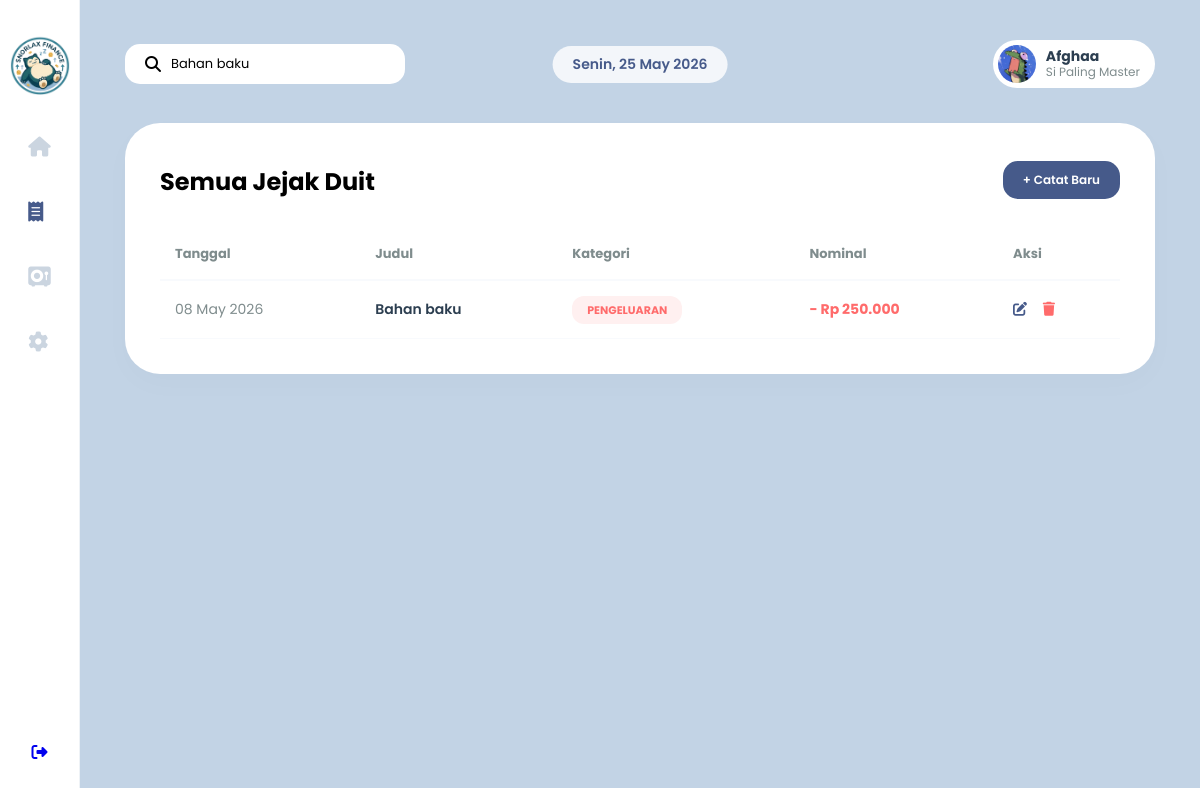
The app's page /fitur/riwayat.php?cari=Bahan baku (signed in) with its own data.
### tables this page shows
CREATE TABLE `transaksi` (
  `id` int NOT NULL,
  `user_id` int DEFAULT NULL,
  `judul` varchar(100) DEFAULT NULL,
  `tipe` varchar(50) DEFAULT NULL,
  `nominal` decimal(15,2) DEFAULT NULL,
  `tanggal` timestamp NULL DEFAULT CURRENT_TIMESTAMP
);

### config/koneksi.php (called while the page is built, shortened)
<?php
function formatRupiah(int $angka)
{
    return "Rp " . number_format($angka, 0, ',', '.');
}

### fitur/riwayat.php (the view, shortened to what this page needs)
<?php
require_once "../config/koneksi.php";
$user_id = $_SESSION['user_id'];
$keyword = $_GET['cari'] ?? '';
$query = "SELECT * FROM transaksi WHERE user_id = '$user_id' AND judul LIKE '%$keyword%' ORDER BY tanggal DESC";
$result = mysqli_query($conn, $query);
$daftar_hari = ['Sunday' => 'Minggu', 'Monday' => 'Senin', 'Tuesday' => 'Selasa', 'Wednesday' => 'Rabu', 'Thursday' => 'Kamis', 'Friday' => 'Jumat', 'Saturday' => 'Sabtu'];
$tanggal_sekarang = $daftar_hari[date('l')] . ", " . date('d M Y');
?>
<!DOCTYPE html>
<html lang="id">
<head>
    <link rel="stylesheet" href="../css/dashboard.css">
    <link rel="stylesheet" href="../css/riwayat.css">
    <link rel="stylesheet" href="https://cdnjs.cloudflare.com/ajax/libs/font-awesome/6.5.0/css/all.min.css">
</head>
<body>
    <div class="app-container">
        <aside class="sidebar">
            <div class="logo">
                <img src="../assets/img/logo.png" alt="Logo">
            </div>
            <nav class="menu">
                <a href="../auth/dashboard.php"><i class="fa-solid fa-house"></i></a>
                <a href="riwayat.php" class="active"><i class="fa-solid fa-receipt"></i></a>
                <a href="vault.php"><i class="fa-solid fa-vault"></i></a>
                <a href="setting.php"><i class="fa-solid fa-gear"></i></a>
            </nav>
            <div class="sidebar-bottom">
                <a href="../auth/logout.php"><i class="fa-solid fa-right-from-bracket"></i></a>
            </div>
        </aside>
        <main class="main-content">
            <header class="topbar">
                <form action="riwayat.php" method="GET" class="search-box">
                    <i class="fa-solid fa-magnifying-glass"></i>
                    <input type="text" name="cari" value="<?= $keyword ?>" placeholder="Cari transaksi...">
                </form>
                <div class="date-center">
                    <span><?php echo $tanggal_sekarang; ?></span>
                </div>
                <div class="topbar-right">
                    <div class="user-profile">
                        <img src="../assets/img/profile.jpg" alt="Avatar">
                        <div class="user-info">
                            <strong><?php echo $_SESSION['username']; ?></strong>
                            <small>Si Paling Master</small>
                        </div>
                    </div>
                </div>
            </header>
            <div class="riwayat-container">
                <div style="display:flex; justify-content:space-between; align-items:center;">
                    <h2 class="page-title" style="margin:0;">Semua Jejak Duit</h2>
                    <a href="../auth/dashboard.php#modal-tambah" class="btn-jejak" style="background:var(--primary-blue); color:white; padding:10px 20px; border-radius:15px; font-size:12px; font-weight:600;">+ Catat Baru</a>
                </div>
                <table>
                    <thead>
                        <tr>
                            <th>Tanggal</th>
                            <th>Judul</th>
                            <th>Kategori</th>
                            <th>Nominal</th>
                            <th>Aksi</th>
                        </tr>
                    </thead>
                    <tbody>
                        <?php if (mysqli_num_rows($result) > 0): ?>
                            <?php while ($row = mysqli_fetch_assoc($result)): ?>
                                <?php
                                $tipe = $row['tipe'];
                                $simbol = ($tipe == 'pemasukan') ? '+ ' : '- ';
                                ?>
                                <tr>
                                    <td style="color:var(--text-gray);"><?= date('d M Y', strtotime($row['tanggal'])) ?></td>
                                    <td style="font-weight:600; color:var(--text-dark);"><?= $row['judul'] ?></td>
                                    <td>
                                        <span class="badge badge-<?= $tipe ?>">
                                            <?= str_replace('_', ' ', $tipe) ?>
                                        </span>
                                    </td>
                                    <td class="text-<?= $tipe ?>">
                                        <?= $simbol . formatRupiah($row['nominal']) ?>
                                    </td>
                                    <td>
                                        <a href="../auth/edit.php?id=<?= $row['id'] ?>" style="color:var(--primary-blue); margin-right:12px;"><i class="fa-solid fa-pen-to-square"></i></a>
                                        <a href="../auth/hapus.php?id=<?= $row['id'] ?>" onclick="return confirm('Yakin mau diapus jejak ini, Master?')" style="color:#ff6b6b;"><i class="fa-solid fa-trash"></i></a>
                                    </td>
                                </tr>
                            <?php endwhile; ?>
                        <?php endif; ?>
                    </tbody>
                </table>
            </div>
        </main>
    </div>
</body>
</html>

### css/dashboard.css (style rules this page uses)
:root { --primary-blue: #465a8a; --bg-main: #c2d3e5; --white: #ffffff; --text-dark: #2c3e50; --text-gray: #7f8c8d; --grad-biru: linear-gradient(135deg, #465a8a 0%, #6c7fb6 100%); }
* { margin: 0; padding: 0; box-sizing: border-box; font-family: "Poppins", sans-serif; }
body { display: flex; justify-content: center; align-items: center; height: 100vh; background: var(--bg-main); }
.app-container { width: 100%; height: 100%; display: flex; overflow: hidden; }
.sidebar { width: 80px; background: var(--white); display: flex; flex-direction: column; align-items: center; padding: 35px 0; border-right: 1px solid #eef2f6; }
.sidebar .logo img { width: 60px; height: 60px; object-fit: contain; }
.menu { flex-grow: 1; display: flex; flex-direction: column; gap: 35px; margin-top: 30px; }
.menu a { color: #cbd5e0; font-size: 20px; text-decoration: none; }
.menu a.active, .menu a:hover { color: var(--primary-blue); }
.main-content { flex-grow: 1; padding: 30px 45px; overflow-y: auto; scrollbar-width: none; position: relative; }
.topbar { display: flex; justify-content: space-between; align-items: center; margin-bottom: 25px; position: sticky; top: 0; z-index: 50; background: var(--bg-main); padding: 10px 0; }
.topbar-right { display: flex; align-items: center; gap: 20px; }
.date-center { position: absolute; left: 50%; transform: translateX(-50%); background: rgba(255, 255, 255, 0.8); padding: 8px 20px; border-radius: 20px; font-weight: 600; font-size: 14px; color: var(--primary-blue); }
.search-box { background: var(--white); padding: 10px 20px; border-radius: 15px; width: 280px; display: flex; align-items: center; gap: 10px; }
.search-box input { border: none; outline: none; width: 100%; font-size: 13px; }
.user-profile { display: flex; align-items: center; gap: 10px; background: var(--white); padding: 5px 15px 5px 5px; border-radius: 35px; }
.user-profile img { width: 38px; height: 38px; border-radius: 50%; }
.user-info { display: flex; flex-direction: column; line-height: 1.2; }
.user-info strong { font-size: 14px; color: var(--text-dark); display: block; }
.user-info small { font-size: 12px; color: var(--text-gray); display: block; }
.btn-jejak { display: inline-block; margin-top: 3px; margin-bottom: 5px; color: var(--text-gray); text-decoration: none; font-size: 13px; transition: 0.3s; }

### css/riwayat.css (style rules this page uses)
.badge { padding: 6px 15px; border-radius: 12px; font-size: 11px; font-weight: 700; text-transform: uppercase; }
.badge-pengeluaran { background: #fff0f0; color: #ff6b6b; }
.text-pengeluaran { color: #ff6b6b; font-weight: bold; }
.riwayat-container { background: white; padding: 35px; border-radius: 35px; box-shadow: 0 10px 30px rgba(0, 0, 0, 0.02); }
table { width: 100%; border-collapse: collapse; margin-top: 25px; }
th { text-align: left; padding: 15px; color: var(--text-gray); font-size: 13px; border-bottom: 2px solid #f8fafd; }
td { padding: 18px 15px; font-size: 14px; border-bottom: 1px solid #f8fafd; }

### records on screen
transaksi: tanggal "08 May 2026", judul "Bahan baku", tipe "PENGELUARAN", tipe "-", nominal "Rp 250.000"

### other values on screen
$_SESSION['username'] "Afghaa"
